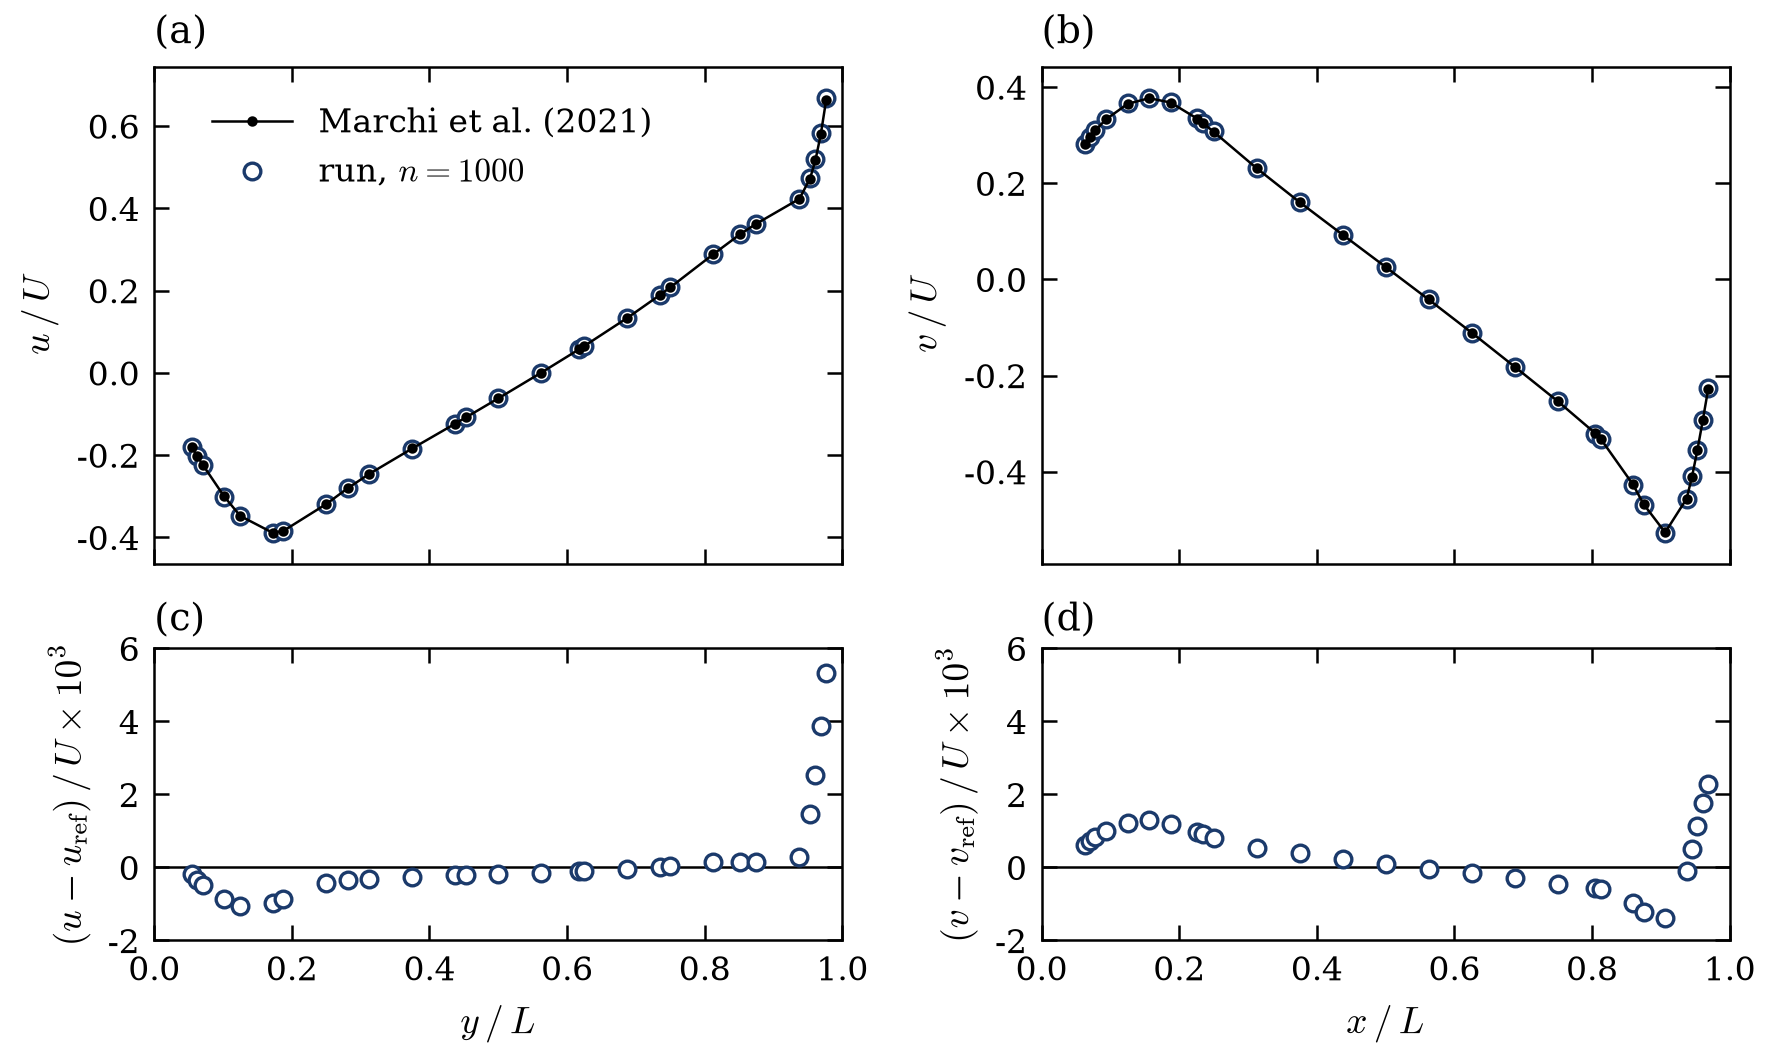

Generate this figure with Python:
"""
Item 12 - the Newtonian lid-driven cavity at n = 1000, Re = 1000, in the thesis configuration against Marchi et
al. (2021): the centre-line profiles u(y) on x = L / 2 and v(x) on y = L / 2 at the 28 + 28 reference points, and
the errors (run minus reference) below them. Existing data of Stage 3 (design note 12.8); not rerun.

Run from the repository root:  python data/micropolar/ch5_draft/fig_12_cavity_baseline.py
"""
import json

import matplotlib.pyplot as plt
import numpy as np

import style
from experiment.validation import cavity_reference

# the summary of viscous_form_campaign.py analyse (errors, means at the reference points) and the run's own record
SOURCE = {
    "analysis": "data/micropolar/stage3/cavity_n1000.json", "row": "laplacian_eps1em6",
    "run": "data/micropolar/stage3/cavity_runs/n1000_laplacian_eps1em6",
    "status": "final (existing data)", "stage": "Stage 3 (design note 12.8)",
    # git describe of the commit that the run's meta.json records (checked below against meta.json)
    "commit": "7e76dcb", "describe": "micropolar-base-13-g7e76dcb", "data_tag": "thesis-ch5-rc1",
    "reynolds": 1000, "wall_distance_of_interior_points": 0.05,
}
STEM = "fig_12_cavity_baseline"
ERROR_SCALE = 1.0e3


def main() -> int:
    style.setup()
    row = style.load_json(SOURCE["analysis"])[SOURCE["row"]]
    meta = style.load_json(SOURCE["run"] + "/meta.json")
    samples = [json.loads(line) for line in
               (style.REPO_ROOT / SOURCE["run"] / "samples.jsonl").read_text(encoding="utf-8").splitlines() if line]
    if meta["git"]["head"] != SOURCE["commit"]:
        raise RuntimeError(f"meta.json records commit {meta['git']['head']}, SOURCE says {SOURCE['commit']}")
    reference = cavity_reference.marchi2021(SOURCE["reynolds"])
    resolution = round(1.0 / meta["spacing"])
    # the solver's step is dt = cfl h / c0, so the sound speed follows from the recorded step
    case_text = (style.REPO_ROOT / meta["case"].replace("\\", "/")).read_text(encoding="utf-8")
    sound_speed = float(next(line.split(":")[1].split("#")[0] for line in case_text.splitlines()
                             if line.strip().startswith("speed_of_sound:")))
    mach = 1.0 / sound_speed                                         # lid speed U = 1

    lines = {}
    for name in ("u", "v"):
        coordinate, expected = np.asarray(reference[name][0]), np.asarray(reference[name][1])
        mean = np.asarray(row[f"{name}_mean"])
        error = mean - expected
        interior = ((coordinate > SOURCE["wall_distance_of_interior_points"])
                    & (coordinate < 1.0 - SOURCE["wall_distance_of_interior_points"]))
        nearest = np.argsort(coordinate)[-4:]
        lines[name] = {"coordinate": coordinate, "expected": expected, "mean": mean, "error": error,
                       "l2": float(np.sqrt((error ** 2).mean())), "linf": float(np.abs(error).max()),
                       "interior_rms": float(np.sqrt((error[interior] ** 2).mean())),
                       "interior_points": int(interior.sum()),
                       "others_max": float(np.abs(np.delete(error, nearest)).max()),
                       "nearest_coordinates": coordinate[nearest], "nearest_errors": error[nearest]}
        # the script's errors are those of the analysis file
        if abs(lines[name]["l2"] - row[f"{name}_l2"]) > 1e-12 or abs(lines[name]["linf"] - row[f"{name}_linf"]) > 1e-12:
            raise RuntimeError(f"{name}: errors recomputed from the means differ from the analysis file")

    def extremum(name, kind):
        entry = lines[name]
        index = int(np.argmin(entry["expected"]) if kind == "min" else np.argmax(entry["expected"]))
        return {"coordinate": float(entry["coordinate"][index]), "reference": float(entry["expected"][index]),
                "run": float(entry["mean"][index]), "difference": float(entry["error"][index]),
                "relative": float(entry["error"][index] / entry["expected"][index])}
    extrema = {"min u on x = L / 2": extremum("u", "min"), "max v on y = L / 2": extremum("v", "max"),
               "min v on y = L / 2": extremum("v", "min")}

    figure, axes = plt.subplots(2, 2, figsize=(style.WIDE, style.WIDE * 0.60), sharex="col",
                                gridspec_kw={"height_ratios": [1.7, 1.0]})
    run_style = style.run_markers(0, filled=False)                   # open: a Newtonian run
    reference_line = {**style.EXACT, "linewidth": 0.6, "marker": ".", "markersize": 3.0}
    labels = {"u": (r"$y\,/\,L$", style.math(style.CAVITY_U), r"$(u - u_{\mathrm{ref}})\,/\,U \times 10^{3}$"),
              "v": (r"$x\,/\,L$", style.math(style.CAVITY_V), r"$(v - v_{\mathrm{ref}})\,/\,U \times 10^{3}$")}
    for column, name in enumerate(("u", "v")):
        entry = lines[name]
        upper, lower = axes[0, column], axes[1, column]
        upper.plot(entry["coordinate"], entry["expected"], zorder=3, label="Marchi et al. (2021)", **reference_line)
        upper.plot(entry["coordinate"], entry["mean"], zorder=2, label=rf"run, $n = {resolution}$", **run_style)
        lower.axhline(0.0, **{**style.EXACT, "linewidth": 0.6})
        lower.plot(entry["coordinate"], ERROR_SCALE * entry["error"], **run_style)
        upper.margins(y=0.07)
        upper.set_ylabel(labels[name][1])
        lower.set_ylabel(labels[name][2])
        lower.set_xlabel(labels[name][0])
        lower.set_xlim(0.0, 1.0)
        lower.set_ylim(-2.0, 6.0)
        lower.set_yticks([-2, 0, 2, 4, 6])
    axes[0, 0].legend(loc="upper left", bbox_to_anchor=(0.04, 0.98))
    for axis, letter in zip(axes.ravel(), "abcd"):
        style.panel_letter(axis, letter)
    figure.tight_layout(pad=0.4, h_pad=1.0, w_pad=1.6)
    style.save(figure, STEM)

    def lid_side(name):
        entry = lines[name]
        return ", ".join(f"{error:+.1e}" for error in entry["nearest_errors"])
    line_u, line_v = lines["u"], lines["v"]
    density_spread = row["density_range_mean"] / 1000.0
    caption = (
        f"Newtonian lid-driven cavity in the thesis configuration (viscous form laplacian, EPS factor 1e-6, adami "
        f"walls) at Re = {SOURCE['reynolds']}, n = {resolution} ({meta['expected_total']:,} particles with the walls, "
        f"h = {meta['support_radius'] / meta['spacing']:g} dx, Ma = {mach:g}, dt = {meta['dt']:g} L / U, K = 1), from "
        f"rest, against the reference of Marchi et al. (2021). (a) u on x = L / 2 and (b) v on y = L / 2 at the "
        f"28 + 28 reference points: reference (black points joined by a thin line) and the run (circles; MLS "
        f"samples in the wall frame, mean of {row['samples']} samples over the last {meta['average_span']:g} time "
        f"units, to t = {row['end_time']:.1f} L / U; the run passed its steady test at t = "
        f"{row['steady']['steady_time']:.1f}). (c), (d) Run minus reference at the same points, in units of 1e-3 U. "
        f"L2 error of u {line_u['l2']:.2e} U (largest {line_u['linf']:.2e}), of v {line_v['l2']:.2e} U (largest {line_v['linf']:.2e}). "
        + "Extreme values at the reference points: "
        + "; ".join(f"{label} ({'y' if label.endswith('x = L / 2') else 'x'} = {item['coordinate']:.3f} L) "
                    f"{item['run']:.5f} against {item['reference']:.6f} ({item['difference']:+.1e} U, "
                    f"{100.0 * abs(item['relative']):.2f} % in magnitude)" for label, item in extrema.items())
        + f". The remaining error sits next to the lid and to the right wall: u at the four points nearest the lid "
        f"(y = {line_u['nearest_coordinates'][0]:.3f} to {line_u['nearest_coordinates'][-1]:.3f} L) {lid_side('u')} U, every "
        f"other u point within {line_u['others_max']:.1e} U; v at the four points nearest the right wall (x = "
        f"{line_v['nearest_coordinates'][0]:.3f} to {line_v['nearest_coordinates'][-1]:.3f} L) {lid_side('v')} U. Without the "
        f"points within {SOURCE['wall_distance_of_interior_points']:g} L of a wall the rms error is "
        f"{line_u['interior_rms']:.2e} U (u, {line_u['interior_points']} points) and {line_v['interior_rms']:.2e} U (v, "
        f"{line_v['interior_points']} points). Fluid density range {100.0 * density_spread:.2f} % of rho0 (mean over the "
        f"window). Run `{row['run']}`, {SOURCE['stage']}, commit {SOURCE['commit']} (`{SOURCE['describe']}`; the "
        f"data file is in the tree since `{SOURCE['data_tag']}`); existing data, not rerun on thesis-ch5-rc2. The "
        f"walls of this configuration are slightly porous (item 13).")
    numbers = {
        "run": row["run"], "resolution": resolution, "particles": meta["expected_total"], "mach": mach,
        "timestep": meta["dt"], "end_time": row["end_time"], "samples": row["samples"],
        "steady_time": row["steady"]["steady_time"], "last_sample_step": samples[-1]["step"],
        "u_l2": line_u["l2"], "u_linf": line_u["linf"], "v_l2": line_v["l2"], "v_linf": line_v["linf"],
        "u_interior_rms": line_u["interior_rms"], "v_interior_rms": line_v["interior_rms"],
        "u_interior_points": line_u["interior_points"], "v_interior_points": line_v["interior_points"],
        "u_errors_nearest_the_lid": dict(zip((f"{value:.6f}" for value in line_u["nearest_coordinates"]),
                                             line_u["nearest_errors"].tolist())),
        "v_errors_nearest_the_right_wall": dict(zip((f"{value:.6f}" for value in line_v["nearest_coordinates"]),
                                                    line_v["nearest_errors"].tolist())),
        "u_largest_error_of_the_other_points": line_u["others_max"], "extrema": extrema,
        "kinetic_energy_mean": row["kinetic_energy_mean"], "kinetic_energy_std": row["kinetic_energy_std"],
        "density_range_mean": row["density_range_mean"], "density_range_max": row["density_range_max"],
        "steps_per_second": row["steps_per_second"], "commit": SOURCE["commit"], "describe": SOURCE["describe"],
    }
    style.record("12", "Newtonian cavity baseline at n = 1000 against Marchi et al.", SOURCE["status"], caption,
                 [f"{STEM}.pdf", f"{STEM}.png"],
                 [SOURCE["analysis"], SOURCE["run"], "docs/validation/data/marchi2021_re1000.csv"], numbers,
                 f"{SOURCE['stage']}, `{SOURCE['describe']}`")
    return 0


if __name__ == "__main__":
    raise SystemExit(main())
